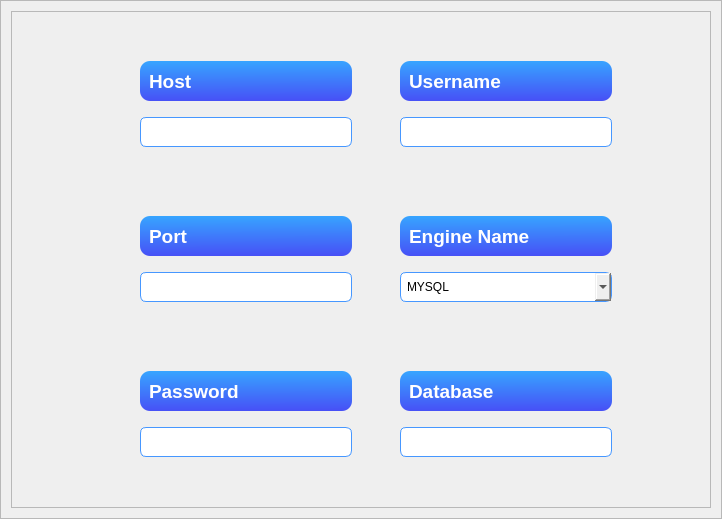
            <widget class="QFrame" name="frame_46">
             <property name="frameShape">
              <enum>QFrame::StyledPanel</enum>
             </property>
             <property name="frameShadow">
              <enum>QFrame::Raised</enum>
             </property>
             <layout class="QHBoxLayout" name="horizontalLayout_34">
              <property name="spacing">
               <number>10</number>
              </property>
              <property name="leftMargin">
               <number>10</number>
              </property>
              <property name="topMargin">
               <number>10</number>
              </property>
              <property name="rightMargin">
               <number>10</number>
              </property>
              <property name="bottomMargin">
               <number>10</number>
              </property>
              <item alignment="Qt::AlignHCenter">
               <widget class="QFrame" name="frame_47">
                <property name="minimumSize">
                 <size>
                  <width>700</width>
                  <height>0</height>
                 </size>
                </property>
                <property name="frameShape">
                 <enum>QFrame::StyledPanel</enum>
                </property>
                <property name="frameShadow">
                 <enum>QFrame::Raised</enum>
                </property>
                <layout class="QFormLayout" name="formLayout">
                 <property name="formAlignment">
                  <set>Qt::AlignCenter</set>
                 </property>
                 <property name="horizontalSpacing">
                  <number>30</number>
                 </property>
                 <property name="verticalSpacing">
                  <number>30</number>
                 </property>
                 <property name="leftMargin">
                  <number>30</number>
                 </property>
                 <property name="topMargin">
                  <number>30</number>
                 </property>
                 <property name="rightMargin">
                  <number>30</number>
                 </property>
                 <property name="bottomMargin">
                  <number>30</number>
                 </property>
                 <item row="0" column="0">
                  <widget class="QFrame" name="frame_48">
                   <property name="minimumSize">
                    <size>
                     <width>230</width>
                     <height>125</height>
                    </size>
                   </property>
                   <property name="maximumSize">
                    <size>
                     <width>230</width>
                     <height>125</height>
                    </size>
                   </property>
                   <property name="styleSheet">
                    <string notr="true">border-radius:10px;</string>
                   </property>
                   <property name="frameShape">
                    <enum>QFrame::StyledPanel</enum>
                   </property>
                   <property name="frameShadow">
                    <enum>QFrame::Raised</enum>
                   </property>
                   <layout class="QVBoxLayout" name="verticalLayout_20">
                    <item>
                     <widget class="QFrame" name="frame_49">
                      <property name="maximumSize">
                       <size>
                        <width>16777215</width>
                        <height>40</height>
                       </size>
                      </property>
                      <property name="styleSheet">
                       <string notr="true">background-color: qlineargradient(spread:pad, x1:0.502463, y1:0, x2:0.527, y2:1, stop:0 rgba(55, 164, 255, 255), stop:1 rgba(71, 80, 246, 255));
color: rgb(255, 255, 255);
border-radius:10px;</string>
                      </property>
                      <property name="frameShape">
                       <enum>QFrame::StyledPanel</enum>
                      </property>
                      <property name="frameShadow">
                       <enum>QFrame::Raised</enum>
                      </property>
                      <layout class="QVBoxLayout" name="verticalLayout_42">
                       <item>
                        <widget class="QLabel" name="label_28">
                         <property name="minimumSize">
                          <size>
                           <width>0</width>
                           <height>10</height>
                          </size>
                         </property>
                         <property name="font">
                          <font>
                           <pointsize>14</pointsize>
                           <weight>75</weight>
                           <bold>true</bold>
                          </font>
                         </property>
                         <property name="styleSheet">
                          <string notr="true">background:transparent;</string>
                         </property>
                         <property name="text">
                          <string>Host</string>
                         </property>
                        </widget>
                       </item>
                      </layout>
                     </widget>
                    </item>
                    <item>
                     <widget class="QLineEdit" name="lineEdit_3">
                      <property name="minimumSize">
                       <size>
                        <width>0</width>
                        <height>0</height>
                       </size>
                      </property>
                      <property name="maximumSize">
                       <size>
                        <width>240</width>
                        <height>16777215</height>
                       </size>
                      </property>
                      <property name="styleSheet">
                       <string notr="true">    border-width: 1px;
    border-radius: 6px;
    border:1px solid rgb(70, 151, 255);
 padding: 6px;
color: rgb(0, 0, 0);</string>
                      </property>
                      <property name="text">
                       <string/>
                      </property>
                     </widget>
                    </item>
                   </layout>
                  </widget>
                 </item>
                 <item row="0" column="1">
                  <widget class="QFrame" name="frame_77">
                   <property name="minimumSize">
                    <size>
                     <width>230</width>
                     <height>125</height>
                    </size>
                   </property>
                   <property name="maximumSize">
                    <size>
                     <width>230</width>
                     <height>120</height>
                    </size>
                   </property>
                   <property name="styleSheet">
                    <string notr="true">border-radius:10px;</string>
                   </property>
                   <property name="frameShape">
                    <enum>QFrame::StyledPanel</enum>
                   </property>
                   <property name="frameShadow">
                    <enum>QFrame::Raised</enum>
                   </property>
                   <layout class="QVBoxLayout" name="verticalLayout_34">
                    <item>
                     <widget class="QFrame" name="frame_72">
                      <property name="maximumSize">
                       <size>
                        <width>16777215</width>
                        <height>40</height>
                       </size>
                      </property>
                      <property name="styleSheet">
                       <string notr="true">background-color: qlineargradient(spread:pad, x1:0.502463, y1:0, x2:0.527, y2:1, stop:0 rgba(55, 164, 255, 255), stop:1 rgba(71, 80, 246, 255));
color: rgb(255, 255, 255);
border-radius:10px;</string>
                      </property>
                      <property name="frameShape">
                       <enum>QFrame::StyledPanel</enum>
                      </property>
                      <property name="frameShadow">
                       <enum>QFrame::Raised</enum>
                      </property>
                      <layout class="QVBoxLayout" name="verticalLayout_44">
                       <item>
                        <widget class="QLabel" name="label_30">
                         <property name="minimumSize">
                          <size>
                           <width>0</width>
                           <height>10</height>
                          </size>
                         </property>
                         <property name="font">
                          <font>
                           <pointsize>14</pointsize>
                           <weight>75</weight>
                           <bold>true</bold>
                          </font>
                         </property>
                         <property name="styleSheet">
                          <string notr="true">background:transparent;</string>
                         </property>
                         <property name="text">
                          <string>Username</string>
                         </property>
                        </widget>
                       </item>
                      </layout>
                     </widget>
                    </item>
                    <item>
                     <widget class="QLineEdit" name="lineEdit_6">
                      <property name="minimumSize">
                       <size>
                        <width>0</width>
                        <height>0</height>
                       </size>
                      </property>
                      <property name="maximumSize">
                       <size>
                        <width>240</width>
                        <height>16777215</height>
                       </size>
                      </property>
                      <property name="styleSheet">
                       <string notr="true">    border-width: 1px;
    border-radius: 6px;
    border:1px solid rgb(70, 151, 255);
 padding: 6px;
color: rgb(0, 0, 0);</string>
                      </property>
                      <property name="text">
                       <string/>
                      </property>
                     </widget>
                    </item>
                   </layout>
                  </widget>
                 </item>
                 <item row="1" column="0">
                  <widget class="QFrame" name="frame_73">
                   <property name="minimumSize">
                    <size>
                     <width>230</width>
                     <height>125</height>
                    </size>
                   </property>
                   <property name="maximumSize">
                    <size>
                     <width>230</width>
                     <height>125</height>
                    </size>
                   </property>
                   <property name="styleSheet">
                    <string notr="true">border-radius:10px;</string>
                   </property>
                   <property name="frameShape">
                    <enum>QFrame::StyledPanel</enum>
                   </property>
                   <property name="frameShadow">
                    <enum>QFrame::Raised</enum>
                   </property>
                   <layout class="QVBoxLayout" name="verticalLayout_21">
                    <item>
                     <widget class="QFrame" name="frame_50">
                      <property name="maximumSize">
                       <size>
                        <width>16777215</width>
                        <height>40</height>
                       </size>
                      </property>
                      <property name="styleSheet">
                       <string notr="true">background-color: qlineargradient(spread:pad, x1:0.502463, y1:0, x2:0.527, y2:1, stop:0 rgba(55, 164, 255, 255), stop:1 rgba(71, 80, 246, 255));
color: rgb(255, 255, 255);
border-radius:10px;</string>
                      </property>
                      <property name="frameShape">
                       <enum>QFrame::StyledPanel</enum>
                      </property>
                      <property name="frameShadow">
                       <enum>QFrame::Raised</enum>
                      </property>
                      <layout class="QVBoxLayout" name="verticalLayout_43">
                       <item>
                        <widget class="QLabel" name="label_29">
                         <property name="minimumSize">
                          <size>
                           <width>0</width>
                           <height>10</height>
                          </size>
                         </property>
                         <property name="font">
                          <font>
                           <pointsize>14</pointsize>
                           <weight>75</weight>
                           <bold>true</bold>
                          </font>
                         </property>
                         <property name="styleSheet">
                          <string notr="true">background:transparent;</string>
                         </property>
                         <property name="text">
                          <string>Port</string>
                         </property>
                        </widget>
                       </item>
                      </layout>
                     </widget>
                    </item>
                    <item>
                     <widget class="QLineEdit" name="lineEdit_4">
                      <property name="minimumSize">
                       <size>
                        <width>0</width>
                        <height>0</height>
                       </size>
                      </property>
                      <property name="maximumSize">
                       <size>
                        <width>240</width>
                        <height>16777215</height>
                       </size>
                      </property>
                      <property name="styleSheet">
                       <string notr="true">    border-width: 1px;
    border-radius: 6px;
    border:1px solid rgb(70, 151, 255);
 padding: 6px;
color: rgb(0, 0, 0);</string>
                      </property>
                      <property name="text">
                       <string/>
                      </property>
                     </widget>
                    </item>
                   </layout>
                  </widget>
                 </item>
                 <item row="1" column="1">
                  <widget class="QFrame" name="frame_79">
                   <property name="minimumSize">
                    <size>
                     <width>230</width>
                     <height>125</height>
                    </size>
                   </property>
                   <property name="maximumSize">
                    <size>
                     <width>230</width>
                     <height>125</height>
                    </size>
                   </property>
                   <property name="styleSheet">
                    <string notr="true">border-radius:10px;</string>
                   </property>
                   <property name="frameShape">
                    <enum>QFrame::StyledPanel</enum>
                   </property>
                   <property name="frameShadow">
                    <enum>QFrame::Raised</enum>
                   </property>
                   <layout class="QVBoxLayout" name="verticalLayout_49">
                    <item>
                     <widget class="QFrame" name="frame_76">
                      <property name="maximumSize">
                       <size>
                        <width>16777215</width>
                        <height>40</height>
                       </size>
                      </property>
                      <property name="styleSheet">
                       <string notr="true">background-color: qlineargradient(spread:pad, x1:0.502463, y1:0, x2:0.527, y2:1, stop:0 rgba(55, 164, 255, 255), stop:1 rgba(71, 80, 246, 255));
color: rgb(255, 255, 255);
border-radius:10px;</string>
                      </property>
                      <property name="frameShape">
                       <enum>QFrame::StyledPanel</enum>
                      </property>
                      <property name="frameShadow">
                       <enum>QFrame::Raised</enum>
                      </property>
                      <layout class="QVBoxLayout" name="verticalLayout_48">
                       <item>
                        <widget class="QLabel" name="label_34">
                         <property name="minimumSize">
                          <size>
                           <width>0</width>
                           <height>10</height>
                          </size>
                         </property>
                         <property name="font">
                          <font>
                           <pointsize>14</pointsize>
                           <weight>75</weight>
                           <bold>true</bold>
                          </font>
                         </property>
                         <property name="styleSheet">
                          <string notr="true">background:transparent;</string>
                         </property>
                         <property name="text">
                          <string>Engine Name</string>
                         </property>
                        </widget>
                       </item>
                      </layout>
                     </widget>
                    </item>
                    <item>
                     <widget class="QComboBox" name="comboBox">
                      <property name="styleSheet">
                       <string notr="true">    border-width: 1px;
    border-radius: 6px;
    border:1px solid rgb(70, 151, 255);
 padding: 6px;
color: rgb(0, 0, 0);</string>
                      </property>
                      <item>
                       <property name="text">
                        <string>MYSQL</string>
                       </property>
                      </item>
                     </widget>
                    </item>
                   </layout>
                  </widget>
                 </item>
                 <item row="2" column="0">
                  <widget class="QFrame" name="frame_78">
                   <property name="minimumSize">
                    <size>
                     <width>230</width>
                     <height>125</height>
                    </size>
                   </property>
                   <property name="maximumSize">
                    <size>
                     <width>230</width>
                     <height>125</height>
                    </size>
                   </property>
                   <property name="styleSheet">
                    <string notr="true">border-radius:10px;</string>
                   </property>
                   <property name="frameShape">
                    <enum>QFrame::StyledPanel</enum>
                   </property>
                   <property name="frameShadow">
                    <enum>QFrame::Raised</enum>
                   </property>
                   <layout class="QVBoxLayout" name="verticalLayout_45">
                    <item>
                     <widget class="QFrame" name="frame_74">
                      <property name="maximumSize">
                       <size>
                        <width>16777215</width>
                        <height>40</height>
                       </size>
                      </property>
                      <property name="styleSheet">
                       <string notr="true">background-color: qlineargradient(spread:pad, x1:0.502463, y1:0, x2:0.527, y2:1, stop:0 rgba(55, 164, 255, 255), stop:1 rgba(71, 80, 246, 255));
color: rgb(255, 255, 255);
border-radius:10px;</string>
                      </property>
                      <property name="frameShape">
                       <enum>QFrame::StyledPanel</enum>
                      </property>
                      <property name="frameShadow">
                       <enum>QFrame::Raised</enum>
                      </property>
                      <layout class="QVBoxLayout" name="verticalLayout_46">
                       <item>
                        <widget class="QLabel" name="label_32">
                         <property name="minimumSize">
                          <size>
                           <width>0</width>
                           <height>10</height>
                          </size>
                         </property>
                         <property name="font">
                          <font>
                           <pointsize>14</pointsize>
                           <weight>75</weight>
                           <bold>true</bold>
                          </font>
                         </property>
                         <property name="styleSheet">
                          <string notr="true">background:transparent;</string>
                         </property>
                         <property name="text">
                          <string>Password</string>
                         </property>
                        </widget>
                       </item>
                      </layout>
                     </widget>
                    </item>
                    <item>
                     <widget class="QLineEdit" name="lineEdit_10">
                      <property name="minimumSize">
                       <size>
                        <width>0</width>
                        <height>0</height>
                       </size>
                      </property>
                      <property name="maximumSize">
                       <size>
                        <width>240</width>
                        <height>16777215</height>
                       </size>
                      </property>
                      <property name="styleSheet">
                       <string notr="true">    border-width: 1px;
    border-radius: 6px;
    border:1px solid rgb(70, 151, 255);
 padding: 6px;
color: rgb(0, 0, 0);</string>
                      </property>
                      <property name="text">
                       <string/>
                      </property>
                     </widget>
                    </item>
                   </layout>
                  </widget>
                 </item>
                 <item row="2" column="1">
                  <widget class="QFrame" name="frame_80">
                   <property name="minimumSize">
                    <size>
                     <width>230</width>
                     <height>125</height>
                    </size>
                   </property>
                   <property name="maximumSize">
                    <size>
                     <width>230</width>
                     <height>125</height>
                    </size>
                   </property>
                   <property name="styleSheet">
                    <string notr="true">border-radius:10px;</string>
                   </property>
                   <property name="frameShape">
                    <enum>QFrame::StyledPanel</enum>
                   </property>
                   <property name="frameShadow">
                    <enum>QFrame::Raised</enum>
                   </property>
                   <layout class="QVBoxLayout" name="verticalLayout_50">
                    <item>
                     <widget class="QFrame" name="frame_75">
                      <property name="maximumSize">
                       <size>
                        <width>16777215</width>
                        <height>40</height>
                       </size>
                      </property>
                      <property name="styleSheet">
                       <string notr="true">background-color: qlineargradient(spread:pad, x1:0.502463, y1:0, x2:0.527, y2:1, stop:0 rgba(55, 164, 255, 255), stop:1 rgba(71, 80, 246, 255));
color: rgb(255, 255, 255);
border-radius:10px;</string>
                      </property>
                      <property name="frameShape">
                       <enum>QFrame::StyledPanel</enum>
                      </property>
                      <property name="frameShadow">
                       <enum>QFrame::Raised</enum>
                      </property>
                      <layout class="QVBoxLayout" name="verticalLayout_47">
                       <item>
                        <widget class="QLabel" name="label_33">
                         <property name="minimumSize">
                          <size>
                           <width>0</width>
                           <height>10</height>
                          </size>
                         </property>
                         <property name="font">
                          <font>
                           <pointsize>14</pointsize>
                           <weight>75</weight>
                           <bold>true</bold>
                          </font>
                         </property>
                         <property name="styleSheet">
                          <string notr="true">background:transparent;</string>
                         </property>
                         <property name="text">
                          <string>Database</string>
                         </property>
                        </widget>
                       </item>
                      </layout>
                     </widget>
                    </item>
                    <item>
                     <widget class="QLineEdit" name="lineEdit_11">
                      <property name="minimumSize">
                       <size>
                        <width>0</width>
                        <height>0</height>
                       </size>
                      </property>
                      <property name="maximumSize">
                       <size>
                        <width>240</width>
                        <height>16777215</height>
                       </size>
                      </property>
                      <property name="styleSheet">
                       <string notr="true">    border-width: 1px;
    border-radius: 6px;
    border:1px solid rgb(70, 151, 255);
 padding: 6px;
color: rgb(0, 0, 0);</string>
                      </property>
                      <property name="text">
                       <string/>
                      </property>
                     </widget>
                    </item>
                   </layout>
                  </widget>
                 </item>
                </layout>
               </widget>
              </item>
             </layout>
            </widget>
